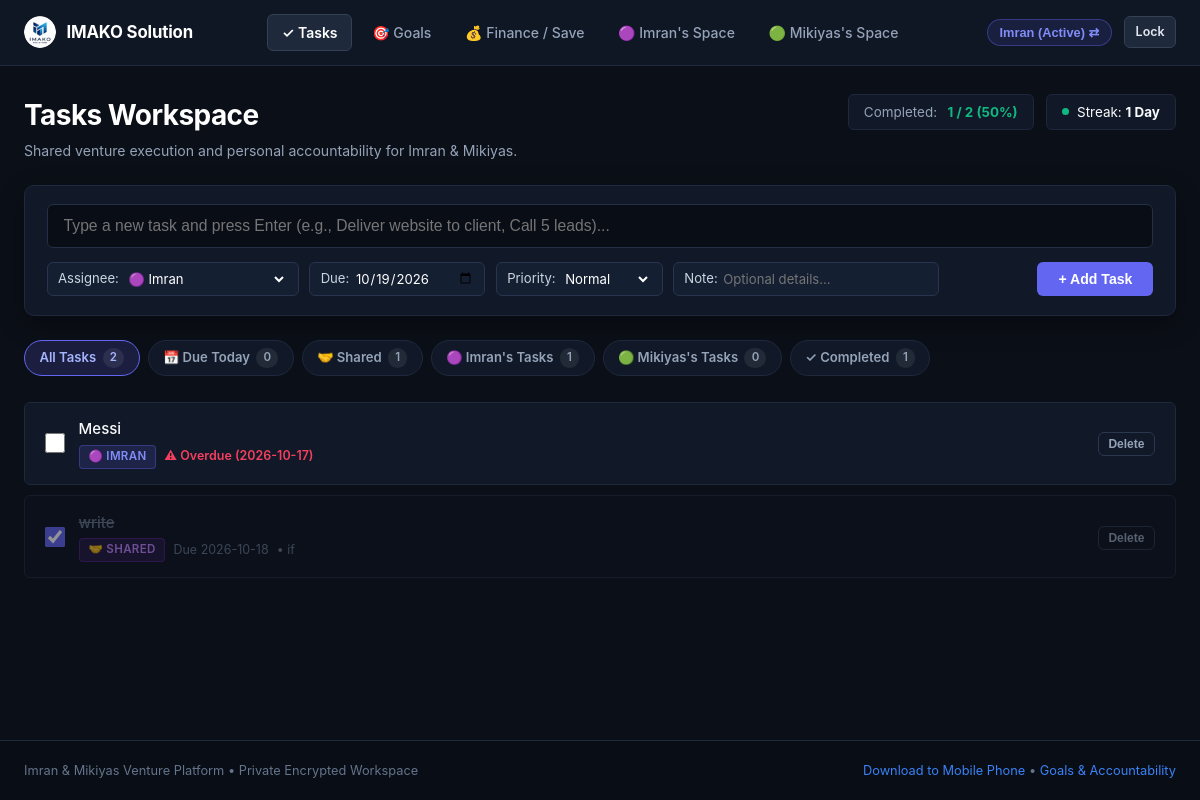
The page /index (signed in) on the database as committed earlier.
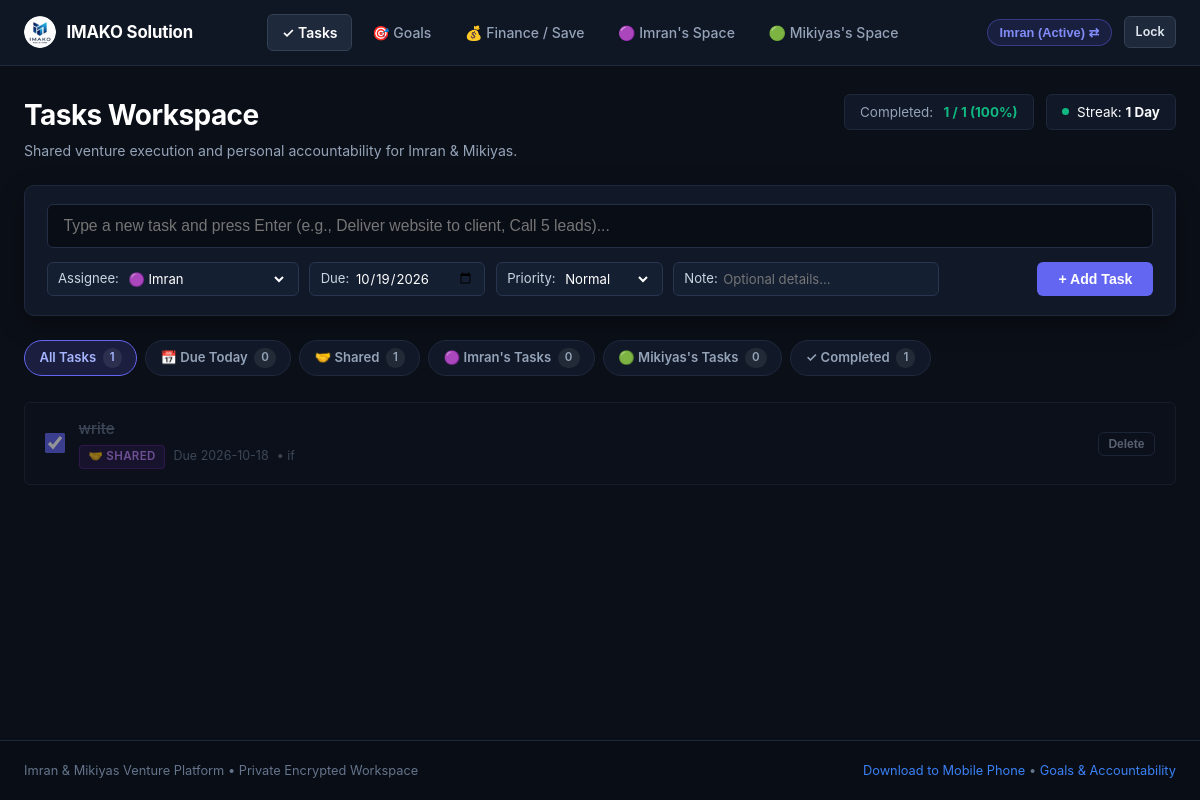
The same page on the database as committed later.
### tables this page shows
CREATE TABLE tasks (
        id INTEGER PRIMARY KEY AUTOINCREMENT,
        user_id TEXT NOT NULL,
        task_type TEXT NOT NULL DEFAULT 'personal' CHECK(task_type IN ('shared', 'personal')),
        week_identifier TEXT NOT NULL,
        title TEXT NOT NULL,
        details TEXT,
        due_date TEXT NOT NULL,
        target_time TEXT,
        is_done INTEGER NOT NULL DEFAULT 0,
        done_date TEXT,
        proof_image TEXT,
        proof_text TEXT,
        ai_verified INTEGER NOT NULL DEFAULT 0,
        ai_status TEXT NOT NULL DEFAULT 'Unverified',
        ai_feedback TEXT,
        is_archived INTEGER NOT NULL DEFAULT 0,
        consequence_applied INTEGER NOT NULL DEFAULT 0,
        created_at TIMESTAMP DEFAULT CURRENT_TIMESTAMP, assigned_to TEXT DEFAULT 'imran', priority TEXT DEFAULT 'Normal',
        FOREIGN KEY (user_id) REFERENCES users (id) ON DELETE CASCADE
    );

### app.py (the view)
@app.route("/")
@app.route("/index")
def index():
    if not (session.get("logged_in_user") or request.cookies.get("partner_user")):
        return handle_login_request()
    return tasks_board()

### app.py (called while the page is built, shortened)
@app.before_request
def require_authentication_gate():
    if request.endpoint == "static" or request.path.startswith(("/static/", "/public/")):
        return None
    allowed_exact = (
        "/", "/index", "/login", "/login/", "/favicon.ico", "/manifest.json", "/sw.js",
        "/api/index", "/api/index/", "/api/index.py", "/debug"
    )
    if (
        request.path in allowed_exact
        or request.endpoint in ("login", "debug_endpoint", "index", "vercel_entrypoint_dispatcher")
    ):
        return None

### database/db.py (called while the page is built, shortened)
def get_db_connection():
    global _last_db_check
    conn = sqlite3.connect(DB_PATH, factory=SyncedConnection)
    conn.row_factory = sqlite3.Row
    conn.execute("PRAGMA foreign_keys = ON")
    return conn

def check_and_apply_penalties(conn):
    today_str = date.today().strftime("%Y-%m-%d")
    cursor = conn.cursor()
    cursor.execute("""
    SELECT t.id, t.user_id, t.title, t.due_date, u.default_consequence
    FROM tasks t
    JOIN users u ON t.user_id = u.id
    WHERE t.due_date < ? AND t.is_done = 0 AND t.consequence_applied = 0
    """, (today_str,))
    overdue_tasks = cursor.fetchall()
    conn.commit()

### templates/tasks.html (shortened to what the changed rows need)
{% extends "base.html" %}
{% block content %}
<div style="margin-bottom: 1.5rem; display:flex; justify-content:space-between; align-items:flex-start; flex-wrap:wrap; gap:1rem;">
  <div>
    <h1 style="font-size:1.75rem; font-weight:700;">Tasks Workspace</h1>
  </div>
  <div style="display:flex; align-items:center; gap:0.75rem; flex-wrap:wrap;">
    <div style="background:#111827; border:1px solid #1f293d; padding:0.45rem 0.95rem; border-radius:var(--radius-sm); font-size:0.84rem; display:flex; align-items:center; gap:0.65rem;">
      <span style="color:var(--text-muted);">Completed:</span>
      <strong style="color:var(--accent-emerald);">{{ stats.done_count }} / {{ stats.total_count }} ({{ stats.rate }}%)</strong>
    </div>
  </div>
</div>
<div class="filter-chips-bar">
  <a href="{{ url_for('tasks_board', tab='all') }}" class="filter-chip {% if active_tab == 'all' %}active{% endif %}">
    All Tasks <span class="chip-count">{{ counts.all }}</span>
  </a>
  <a href="{{ url_for('tasks_board', tab='imran') }}" class="filter-chip {% if active_tab == 'imran' %}active{% endif %}">
    🟣 Imran's Tasks <span class="chip-count">{{ counts.imran }}</span>
  </a>
</div>
<div style="margin-top: 1rem;">
  {% if tasks %}
    {% for task in tasks %}
      <div class="cool-task-card {% if task.is_done %}is-done{% endif %}">
        <div class="cool-task-left">
          <form action="{{ url_for('toggle_task_done', task_id=task.id) }}" method="POST" style="margin:0; display:flex; align-items:center;">
            <input type="checkbox" class="cool-task-checkbox" {% if task.is_done %}checked{% endif %} onchange="this.form.submit()" title="Click to mark done / undone">
          </form>
          <div style="flex:1;">
            <div class="cool-task-title">
              {{ task.title }}
            </div>
            <div class="cool-task-meta">
              {% if task.assigned_to == 'shared' or task.task_type == 'shared' %}
                <span class="badge-assignee shared">🤝 Shared</span>
              {% elif task.assigned_to == 'imran' or (task.user_id == 'imran' and not task.assigned_to) %}
                <span class="badge-assignee imran">🟣 Imran</span>
              {% elif task.assigned_to == 'mikiyas' or (task.user_id == 'mikiyas' and not task.assigned_to) %}
                <span class="badge-assignee mikiyas">🟢 Mikiyas</span>
              {% endif %}
              {% if task.due_date %}
                {% if not task.is_done and task.due_date < today_str %}
                  <span style="color:var(--accent-rose); font-weight:600;">⚠ Overdue ({{ task.due_date }})</span>
                {% elif task.due_date == today_str %}
                  <span style="color:var(--accent-amber); font-weight:600;">Due Today</span>
                {% else %}
                  <span>Due {{ task.due_date }}</span>
                {% endif %}
              {% endif %}
              {% if task.details %}
                <span style="color:var(--text-subtle);">• {{ task.details }}</span>
              {% endif %}
            </div>
          </div>
        </div>
        <div style="display:flex; align-items:center; gap:0.5rem;">
          <form action="{{ url_for('delete_task', task_id=task.id) }}" method="POST" style="margin:0;">
            <button type="submit" class="btn btn-outline btn-sm delete-confirm-btn" data-confirm-msg="Delete this task?" style="padding:0.25rem 0.6rem; font-size:0.75rem; border-color:#2a374f; color:#94a3b8;">
              Delete
            </button>
          </form>
        </div>
      </div>
    {% endfor %}
  {% endif %}
</div>
{% endblock %}

Rows that differ between the two databases and show on the page:
removed tasks: title "Messi", assigned_to "🟣 IMRAN", due_date "2026-10-17"
Other text that changed with them:
{{ stats.total_count }}: "2" → "1"
{{ stats.rate }}: "50" → "100"
{{ counts.all }}: "2" → "1"
{{ counts.imran }}: "1" → "0"
